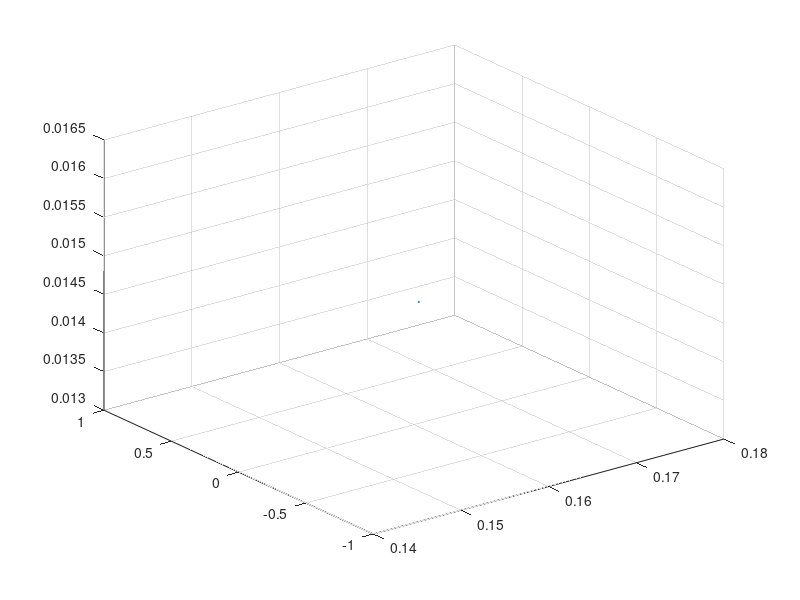

This figure's MATLAB source:
scatter3(0.000000, 0.062196, 0.086861, 1);
scatter3(-0.000000, 0.061913, 0.084409, 1);
scatter3(0.000000, 0.061954, 0.082058, 1);
scatter3(0.000000, 0.061954, 0.082058, 1);
scatter3(0.000000, 0.061959, 0.078157, 1);
scatter3(0.000000, 0.061925, 0.073543, 1);
scatter3(-0.000000, 0.062638, 0.001849, 1);
scatter3(0.000000, 0.058645, 0.083253, 1);
scatter3(0.003710, 0.059546, 0.093000, 1);
scatter3(0.000000, 0.055487, 0.081916, 1);
scatter3(0.000000, 0.055394, 0.084280, 1);
scatter3(0.000000, 0.055584, 0.077977, 1);
scatter3(-0.000000, 0.055166, 0.086778, 1);
scatter3(0.000000, 0.055622, 0.073339, 1);
scatter3(-0.000000, 0.053189, 0.083564, 1);
scatter3(0.000000, 0.053144, 0.016766, 1);
scatter3(0.000000, 0.049435, 0.015607, 1);
scatter3(0.000000, 0.046481, 0.019079, 1);
scatter3(0.000000, 0.046191, 0.011625, 1);
scatter3(0.000000, 0.046191, 0.011625, 1);
scatter3(-0.000000, 0.042633, 0.014044, 1);
scatter3(0.000000, 0.042137, 0.022982, 1);
scatter3(0.000000, 0.042137, 0.022982, 1);
scatter3(0.000000, 0.041716, 0.011119, 1);
scatter3(0.000000, 0.039778, 0.006802, 1);
scatter3(0.000000, 0.039338, 0.019886, 1);
scatter3(-0.000000, 0.037297, 0.003023, 1);
scatter3(0.000000, 0.030559, 0.057321, 1);
scatter3(-0.000000, 0.030382, 0.065103, 1);
scatter3(0.000000, 0.030625, 0.043031, 1);
scatter3(0.000000, 0.030376, 0.055555, 1);
scatter3(0.000000, 0.030376, 0.055555, 1);
scatter3(-0.000000, 0.030817, 0.031862, 1);
scatter3(-0.000000, 0.030817, 0.031862, 1);
scatter3(-0.000000, 0.030817, 0.031862, 1);
scatter3(-0.000000, 0.030817, 0.031862, 1);
scatter3(0.000000, 0.030218, 0.051255, 1);
scatter3(0.000000, 0.028758, 0.068435, 1);
scatter3(0.000000, 0.022851, 0.050295, 1);
scatter3(0.000000, 0.022722, 0.055992, 1);
scatter3(0.000000, 0.022452, 0.032348, 1);
scatter3(0.000000, 0.022452, 0.032348, 1);
scatter3(0.000000, 0.022196, 0.042830, 1);
scatter3(-0.000000, 0.021888, 0.059447, 1);
scatter3(0.000000, 0.021866, 0.060735, 1);
scatter3(0.000000, 0.021975, 0.035820, 1);
scatter3(0.000000, 0.021618, 0.049443, 1);
scatter3(0.000000, 0.021535, 0.055061, 1);
scatter3(0.000000, 0.021653, 0.033468, 1);
scatter3(0.000000, 0.021602, 0.037119, 1);
scatter3(0.000000, 0.021792, 0.003186, 1);
scatter3(-0.000000, 0.021035, 0.048258, 1);
scatter3(-0.000000, 0.021035, 0.048258, 1);
scatter3(0.000000, 0.020942, 0.053886, 1);
scatter3(0.000000, 0.020942, 0.053886, 1);
scatter3(0.000000, 0.020719, 0.044139, 1);
scatter3(0.000000, 0.020742, 0.040320, 1);
scatter3(0.000000, 0.020799, 0.031222, 1);
scatter3(0.000000, 0.020243, 0.042406, 1);
scatter3(-0.000000, 0.020186, 0.046785, 1);
scatter3(0.000000, 0.019959, 0.060365, 1);
scatter3(-0.000000, 0.019968, 0.052033, 1);
scatter3(0.000000, 0.020005, 0.043222, 1);
scatter3(0.000000, 0.019682, 0.061187, 1);
scatter3(-0.000000, 0.019562, 0.049975, 1);
scatter3(-0.000000, 0.019562, 0.049975, 1);
scatter3(0.000000, 0.019706, 0.035505, 1);
scatter3(0.000000, 0.019451, 0.055638, 1);
scatter3(0.000000, 0.019451, 0.055638, 1);
scatter3(0.000000, 0.019258, 0.037297, 1);
scatter3(0.000000, 0.018942, 0.048864, 1);
scatter3(0.000000, 0.019459, 0.001655, 1);
scatter3(0.000000, 0.018831, 0.054522, 1);
scatter3(0.000000, 0.018848, 0.042855, 1);
scatter3(0.000000, 0.018551, 0.060827, 1);
scatter3(-0.000000, 0.017701, 0.048265, 1);
scatter3(-0.000000, 0.017701, 0.048265, 1);
scatter3(0.000000, 0.017585, 0.053896, 1);
scatter3(0.000000, 0.017585, 0.053896, 1);
scatter3(0.000000, 0.015697, 0.041384, 1);
scatter3(0.000000, 0.015697, 0.041384, 1);
scatter3(0.000000, 0.012068, 0.046835, 1);
scatter3(0.000000, 0.012093, 0.034620, 1);
scatter3(0.000000, 0.012093, 0.034620, 1);
scatter3(0.000000, 0.011882, 0.058207, 1);
scatter3(-0.000000, 0.011761, 0.051742, 1);
scatter3(-0.000000, 0.011761, 0.051742, 1);
scatter3(0.000000, 0.011443, 0.031181, 1);
scatter3(-0.000000, 0.011207, 0.045675, 1);
scatter3(-0.000000, 0.011199, 0.042370, 1);
scatter3(-0.000000, 0.011199, 0.042370, 1);
scatter3(0.000000, 0.011034, 0.057043, 1);
scatter3(0.000000, 0.011045, 0.033218, 1);
scatter3(0.000000, 0.010851, 0.033304, 1);
scatter3(-0.000000, 0.010798, 0.040910, 1);
scatter3(0.000000, 0.010836, 0.026837, 1);
scatter3(0.000000, 0.010836, 0.026837, 1);
scatter3(0.000000, 0.010603, 0.064185, 1);
scatter3(0.000000, 0.010326, 0.044778, 1);
scatter3(0.000000, 0.010297, 0.049335, 1);
scatter3(-0.000000, 0.009788, 0.040136, 1);
scatter3(-0.000000, 0.009788, 0.040136, 1);
scatter3(0.000000, 0.009698, 0.053157, 1);
scatter3(0.000000, 0.009241, 0.058231, 1);
scatter3(0.000000, 0.009103, 0.031761, 1);
scatter3(-0.000000, 0.008925, 0.039332, 1);
scatter3(-0.000000, 0.008889, 0.031865, 1);
scatter3(0.000000, 0.008573, 0.037883, 1);
scatter3(0.000000, 0.008475, 0.033969, 1);
scatter3(0.000000, 0.008176, 0.057214, 1);
scatter3(0.000000, 0.007762, 0.030451, 1);
scatter3(0.000000, 0.007762, 0.030451, 1);
scatter3(0.000000, 0.007629, 0.053027, 1);
scatter3(0.000000, 0.007629, 0.053027, 1);
scatter3(0.000000, 0.007586, 0.051818, 1);
scatter3(0.000000, 0.007588, 0.047045, 1);
scatter3(0.000000, 0.007588, 0.047045, 1);
scatter3(0.000000, 0.007315, 0.058403, 1);
scatter3(0.000000, 0.007315, 0.058403, 1);
scatter3(0.000000, 0.006887, 0.061902, 1);
scatter3(0.000000, 0.006887, 0.061902, 1);
scatter3(0.021069, 0.015410, 0.093000, 1);
scatter3(0.008596, -0.000000, 0.004392, 1);
scatter3(0.013173, 0.000000, 0.005016, 1);
scatter3(0.013173, 0.000000, 0.005016, 1);
scatter3(0.079656, 0.060359, 0.093000, 1);
scatter3(0.072861, 0.053377, 0.093000, 1);
scatter3(0.080421, 0.057817, 0.093000, 1);
scatter3(0.054488, 0.032461, 0.093000, 1);
scatter3(0.072015, 0.048623, 0.093000, 1);
scatter3(0.077163, 0.053225, 0.093000, 1);
scatter3(0.082302, 0.057508, 0.093000, 1);
scatter3(0.082302, 0.057508, 0.093000, 1);
scatter3(0.074887, 0.049362, 0.093000, 1);
scatter3(0.077275, 0.050224, 0.093000, 1);
scatter3(0.086870, 0.059088, 0.093000, 1);
scatter3(0.026691, 0.000000, 0.003797, 1);
scatter3(0.081102, 0.053058, 0.093000, 1);
scatter3(0.085257, 0.056642, 0.093000, 1);
scatter3(0.081747, 0.050689, 0.093000, 1);
scatter3(0.075842, 0.044439, 0.093000, 1);
scatter3(0.080845, 0.047192, 0.093000, 1);
scatter3(0.080845, 0.047192, 0.093000, 1);
scatter3(0.086271, 0.051130, 0.093000, 1);
scatter3(0.078977, 0.043627, 0.093000, 1);
scatter3(0.066332, 0.031322, 0.093000, 1);
scatter3(0.085385, 0.048942, 0.093000, 1);
scatter3(0.085385, 0.048942, 0.093000, 1);
scatter3(0.091004, 0.051779, 0.093000, 1);
scatter3(0.091004, 0.051779, 0.093000, 1);
scatter3(0.082644, 0.043750, 0.093000, 1);
scatter3(0.087258, 0.047325, 0.093000, 1);
scatter3(0.087258, 0.047325, 0.093000, 1);
scatter3(0.085813, 0.043710, 0.093000, 1);
scatter3(0.092376, 0.049689, 0.093000, 1);
scatter3(0.090207, 0.046587, 0.093000, 1);
scatter3(0.074645, 0.032210, 0.093000, 1);
scatter3(0.074645, 0.032210, 0.093000, 1);
scatter3(0.074645, 0.032210, 0.093000, 1);
scatter3(0.097021, 0.051146, 0.093000, 1);
scatter3(0.089440, 0.043769, 0.093000, 1);
scatter3(0.088018, 0.040116, 0.093000, 1);
scatter3(0.093840, 0.044019, 0.093000, 1);
scatter3(0.077863, 0.029006, 0.093000, 1);
scatter3(0.091328, 0.040017, 0.093000, 1);
scatter3(0.094562, 0.042277, 0.093000, 1);
scatter3(0.050899, 0.000000, 0.028294, 1);
scatter3(0.093896, 0.039773, 0.093000, 1);
scatter3(0.097345, 0.042525, 0.093000, 1);
scatter3(0.098687, 0.040747, 0.093000, 1);
scatter3(0.088046, 0.029807, 0.093000, 1);
scatter3(0.060005, 0.000000, 0.024186, 1);
scatter3(0.060005, 0.000000, 0.024186, 1);
scatter3(0.092226, 0.030221, 0.093000, 1);
scatter3(0.063597, 0.000000, 0.045679, 1);
scatter3(0.063597, 0.000000, 0.045679, 1);
scatter3(0.064783, 0.000000, 0.046340, 1);
scatter3(0.066931, 0.000000, 0.035171, 1);
scatter3(0.066931, 0.000000, 0.035171, 1);
scatter3(0.065782, 0.000000, 0.069635, 1);
scatter3(0.066843, 0.000000, 0.051657, 1);
scatter3(0.066843, 0.000000, 0.051657, 1);
scatter3(0.067129, 0.000000, 0.048114, 1);
scatter3(0.067928, 0.000000, 0.035999, 1);
scatter3(0.068356, 0.000000, 0.033772, 1);
scatter3(0.068347, -0.000000, 0.037595, 1);
scatter3(0.066264, 0.000000, 0.081175, 1);
scatter3(0.066264, 0.000000, 0.081175, 1);
scatter3(0.067467, 0.000000, 0.070263, 1);
scatter3(0.067768, 0.000000, 0.066008, 1);
scatter3(0.069423, 0.000000, 0.034827, 1);
scatter3(0.070348, 0.000000, 0.032910, 1);
scatter3(0.070348, 0.000000, 0.032910, 1);
scatter3(0.069456, 0.000000, 0.064959, 1);
scatter3(0.069675, 0.000000, 0.070460, 1);
scatter3(0.069675, 0.000000, 0.070460, 1);
scatter3(0.071739, 0.000000, 0.033996, 1);
scatter3(0.071241, 0.000000, 0.051466, 1);
scatter3(0.071241, 0.000000, 0.051466, 1);
scatter3(0.071644, 0.000000, 0.045275, 1);
scatter3(0.071604, 0.000000, 0.048795, 1);
scatter3(0.072393, 0.000000, 0.035398, 1);
scatter3(0.071378, 0.000000, 0.066289, 1);
scatter3(0.071369, 0.000000, 0.075790, 1);
scatter3(0.071217, 0.000000, 0.078926, 1);
scatter3(0.073145, -0.000000, 0.046256, 1);
scatter3(0.073060, 0.000000, 0.050140, 1);
scatter3(0.074582, 0.000000, 0.023530, 1);
scatter3(0.074582, 0.000000, 0.023530, 1);
scatter3(0.073368, 0.000000, 0.046555, 1);
scatter3(0.074430, 0.000000, 0.032512, 1);
scatter3(0.073955, 0.000000, 0.044780, 1);
scatter3(0.072807, -0.000000, 0.070001, 1);
scatter3(0.075041, 0.000000, 0.034227, 1);
scatter3(0.072639, 0.000000, 0.081323, 1);
scatter3(0.073187, 0.000000, 0.079604, 1);
scatter3(0.073187, 0.000000, 0.079604, 1);
scatter3(0.074062, 0.000000, 0.066016, 1);
scatter3(0.074149, 0.000000, 0.065881, 1);
scatter3(0.073681, 0.000000, 0.074594, 1);
scatter3(0.077848, 0.000000, 0.005673, 1);
scatter3(0.075467, 0.000000, 0.049376, 1);
scatter3(0.074571, 0.000000, 0.071243, 1);
scatter3(0.074571, 0.000000, 0.071243, 1);
scatter3(0.076564, 0.000000, 0.038990, 1);
scatter3(0.073886, 0.000000, 0.086548, 1);
scatter3(0.075436, 0.000000, 0.062004, 1);
scatter3(0.074322, -0.000000, 0.086445, 1);
scatter3(0.078128, 0.000000, 0.022436, 1);
scatter3(0.075721, 0.000000, 0.075556, 1);
scatter3(0.076359, 0.000000, 0.069971, 1);
scatter3(0.077574, 0.000000, 0.051177, 1);
scatter3(0.077574, 0.000000, 0.051177, 1);
scatter3(0.075794, 0.000000, 0.082247, 1);
scatter3(0.077160, 0.000000, 0.063805, 1);
scatter3(0.077246, 0.000000, 0.067759, 1);
scatter3(0.078938, 0.000000, 0.049062, 1);
scatter3(0.077469, 0.000000, 0.074100, 1);
scatter3(0.079329, 0.000000, 0.045667, 1);
scatter3(0.079329, 0.000000, 0.045667, 1);
scatter3(0.078252, 0.000000, 0.065060, 1);
scatter3(0.078309, 0.000000, 0.071398, 1);
scatter3(0.078309, 0.000000, 0.071398, 1);
scatter3(0.077508, 0.000000, 0.085624, 1);
scatter3(0.077508, 0.000000, 0.085624, 1);
scatter3(0.078561, 0.000000, 0.068383, 1);
scatter3(0.081182, -0.000000, 0.032516, 1);
scatter3(0.079623, 0.000000, 0.066420, 1);
scatter3(0.079623, 0.000000, 0.066420, 1);
scatter3(0.079489, 0.000000, 0.068664, 1);
scatter3(0.081712, 0.000000, 0.034300, 1);
scatter3(0.078699, 0.000000, 0.083284, 1);
scatter3(0.078699, 0.000000, 0.083284, 1);
scatter3(0.079875, 0.000000, 0.072878, 1);
scatter3(0.080051, 0.000000, 0.070119, 1);
scatter3(0.079489, 0.000000, 0.085434, 1);
scatter3(0.081293, 0.000000, 0.063518, 1);
scatter3(0.083102, 0.000000, 0.037258, 1);
scatter3(0.083320, 0.000000, 0.038995, 1);
scatter3(0.128211, 0.039886, 0.093000, 1);
scatter3(0.116511, 0.030174, 0.093000, 1);
scatter3(0.116511, 0.030174, 0.093000, 1);
scatter3(0.082015, 0.000000, 0.071182, 1);
scatter3(0.082015, 0.000000, 0.071182, 1);
scatter3(0.082504, 0.000000, 0.065091, 1);
scatter3(0.081236, 0.000000, 0.085167, 1);
scatter3(0.081236, 0.000000, 0.085167, 1);
scatter3(0.082033, 0.000000, 0.073790, 1);
scatter3(0.082033, 0.000000, 0.073790, 1);
scatter3(0.082033, 0.000000, 0.073790, 1);
scatter3(0.082464, -0.000000, 0.077751, 1);
scatter3(0.082029, 0.000000, 0.088196, 1);
scatter3(0.082029, 0.000000, 0.088196, 1);
scatter3(0.083660, 0.000000, 0.065500, 1);
scatter3(0.082306, 0.000000, 0.086640, 1);
scatter3(0.082306, 0.000000, 0.086640, 1);
scatter3(0.082538, 0.000000, 0.083476, 1);
scatter3(0.084899, 0.000000, 0.051418, 1);
scatter3(0.084899, 0.000000, 0.051418, 1);
scatter3(0.083907, 0.000000, 0.066732, 1);
scatter3(0.082854, 0.000000, 0.084457, 1);
scatter3(0.083261, 0.000000, 0.080517, 1);
scatter3(0.084026, 0.000000, 0.070167, 1);
scatter3(0.083502, 0.000000, 0.078657, 1);
scatter3(0.084255, 0.000000, 0.076874, 1);
scatter3(0.084255, 0.000000, 0.076874, 1);
scatter3(0.084372, 0.000000, 0.076211, 1);
scatter3(0.084372, 0.000000, 0.076211, 1);
scatter3(0.085254, 0.000000, 0.064850, 1);
scatter3(0.086558, 0.000000, 0.046001, 1);
scatter3(0.084236, 0.000000, 0.088091, 1);
scatter3(0.085806, 0.000000, 0.065700, 1);
scatter3(0.084993, 0.000000, 0.083730, 1);
scatter3(0.084993, 0.000000, 0.083730, 1);
scatter3(0.086054, 0.000000, 0.068184, 1);
scatter3(0.085074, 0.000000, 0.085469, 1);
scatter3(0.088481, 0.000000, 0.035214, 1);
scatter3(0.088481, 0.000000, 0.035214, 1);
scatter3(0.086413, -0.000000, 0.066950, 1);
scatter3(0.085977, -0.000000, 0.074147, 1);
scatter3(0.085941, 0.000000, 0.077918, 1);
scatter3(0.086295, 0.000000, 0.072778, 1);
scatter3(0.086548, 0.000000, 0.069055, 1);
scatter3(0.086548, 0.000000, 0.069055, 1);
scatter3(0.126510, 0.033927, 0.093000, 1);
scatter3(0.087006, 0.000000, 0.071426, 1);
scatter3(0.087006, 0.000000, 0.071426, 1);
scatter3(0.086058, 0.000000, 0.086596, 1);
scatter3(0.089480, 0.000000, 0.036044, 1);
scatter3(0.086644, 0.000000, 0.080603, 1);
scatter3(0.086644, 0.000000, 0.080603, 1);
scatter3(0.087534, -0.000000, 0.067499, 1);
scatter3(0.089857, 0.000000, 0.033829, 1);
scatter3(0.086511, 0.000000, 0.083310, 1);
scatter3(0.086511, 0.000000, 0.083310, 1);
scatter3(0.087141, 0.000000, 0.076296, 1);
scatter3(0.089911, 0.000000, 0.037656, 1);
scatter3(0.087986, 0.000000, 0.069475, 1);
scatter3(0.090980, 0.000000, 0.034867, 1);
scatter3(0.089098, 0.000000, 0.063862, 1);
scatter3(0.087772, 0.000000, 0.084928, 1);
scatter3(0.091919, 0.000000, 0.032900, 1);
scatter3(0.091919, 0.000000, 0.032900, 1);
scatter3(0.089926, 0.000000, 0.065131, 1);
scatter3(0.091334, 0.000000, 0.045695, 1);
scatter3(0.091334, 0.000000, 0.045695, 1);
scatter3(0.089597, -0.000000, 0.074352, 1);
scatter3(0.089559, -0.000000, 0.076194, 1);
scatter3(0.089559, -0.000000, 0.076194, 1);
scatter3(0.089559, -0.000000, 0.076194, 1);
scatter3(0.089622, 0.000000, 0.086657, 1);
scatter3(0.090118, 0.000000, 0.079600, 1);
scatter3(0.092663, 0.000000, 0.046864, 1);
scatter3(0.090643, 0.000000, 0.075567, 1);
scatter3(0.090117, 0.000000, 0.083672, 1);
scatter3(0.093514, 0.000000, 0.036077, 1);
scatter3(0.092036, 0.000000, 0.068708, 1);
scatter3(0.092543, 0.000000, 0.062061, 1);
scatter3(0.092543, 0.000000, 0.062061, 1);
scatter3(0.092113, 0.000000, 0.072621, 1);
scatter3(0.093978, 0.000000, 0.050364, 1);
scatter3(0.092002, 0.000000, 0.077970, 1);
scatter3(0.091897, 0.000000, 0.080197, 1);
scatter3(0.091897, 0.000000, 0.080197, 1);
scatter3(0.092591, 0.000000, 0.074388, 1);
scatter3(0.092591, 0.000000, 0.074388, 1);
scatter3(0.092958, 0.000000, 0.069703, 1);
scatter3(0.092958, 0.000000, 0.069703, 1);
scatter3(0.093821, 0.000000, 0.067920, 1);
scatter3(0.095387, 0.000000, 0.051011, 1);
scatter3(0.096674, 0.000000, 0.037072, 1);
scatter3(0.096674, 0.000000, 0.037072, 1);
scatter3(0.094998, 0.000000, 0.068637, 1);
scatter3(0.095405, 0.000000, 0.065052, 1);
scatter3(0.095406, 0.000000, 0.067198, 1);
scatter3(0.095406, 0.000000, 0.067198, 1);
scatter3(0.095750, 0.000000, 0.070415, 1);
scatter3(0.098570, 0.000000, 0.033783, 1);
scatter3(0.098045, 0.000000, 0.050416, 1);
scatter3(0.100172, 0.000000, 0.025982, 1);
scatter3(0.100172, 0.000000, 0.025982, 1);
scatter3(0.097600, 0.000000, 0.063533, 1);
scatter3(0.097870, 0.000000, 0.068703, 1);
scatter3(0.097870, 0.000000, 0.068703, 1);
scatter3(0.098523, 0.000000, 0.065215, 1);
scatter3(0.098776, 0.000000, 0.072682, 1);
scatter3(0.100831, 0.000000, 0.050007, 1);
scatter3(0.102062, 0.000000, 0.036917, 1);
scatter3(0.102062, 0.000000, 0.036917, 1);
scatter3(0.101450, 0.000000, 0.047578, 1);
scatter3(0.102640, 0.000000, 0.033022, 1);
scatter3(0.102640, 0.000000, 0.033022, 1);
scatter3(0.100816, 0.000000, 0.061984, 1);
scatter3(0.100816, 0.000000, 0.061984, 1);
scatter3(0.131911, 0.026485, 0.093000, 1);
scatter3(0.146034, 0.036969, 0.093000, 1);
scatter3(0.103161, 0.000000, 0.049591, 1);
scatter3(0.103936, 0.000000, 0.046838, 1);
scatter3(0.106554, 0.000000, 0.046994, 1);
scatter3(0.138655, 0.027819, 0.093000, 1);
scatter3(0.131566, 0.021125, 0.093000, 1);
scatter3(0.131566, 0.021125, 0.093000, 1);
scatter3(0.109310, 0.000000, 0.047469, 1);
scatter3(0.115311, 0.000000, 0.055270, 1);
scatter3(0.118116, 0.000000, 0.028497, 1);
scatter3(0.118116, 0.000000, 0.028497, 1);
scatter3(0.136263, 0.017521, 0.093000, 1);
scatter3(0.131757, 0.011023, 0.093000, 1);
scatter3(0.121659, 0.000000, 0.068490, 1);
scatter3(0.121659, 0.000000, 0.068490, 1);
scatter3(0.121731, -0.000000, 0.068496, 1);
scatter3(0.127298, 0.000000, 0.015585, 1);
scatter3(0.123999, 0.000000, 0.059774, 1);
scatter3(0.123999, 0.000000, 0.059774, 1);
scatter3(0.123175, 0.000000, 0.070318, 1);
scatter3(0.124256, 0.000000, 0.062502, 1);
scatter3(0.126804, 0.000000, 0.036053, 1);
scatter3(0.128310, 0.000000, 0.023453, 1);
scatter3(0.124242, 0.000000, 0.068342, 1);
scatter3(0.130629, 0.000000, 0.015034, 1);
scatter3(0.130439, 0.000000, 0.028768, 1);
scatter3(0.125963, 0.000000, 0.075299, 1);
scatter3(0.132487, 0.000000, 0.010255, 1);
scatter3(0.132487, 0.000000, 0.010255, 1);
scatter3(0.126870, 0.000000, 0.072131, 1);
scatter3(0.132164, 0.000000, 0.019675, 1);
scatter3(0.132164, 0.000000, 0.019675, 1);
scatter3(0.132021, 0.000000, 0.023516, 1);
scatter3(0.129359, 0.000000, 0.068938, 1);
scatter3(0.129127, 0.000000, 0.074466, 1);
scatter3(0.129127, 0.000000, 0.074466, 1);
scatter3(0.134992, 0.000000, 0.020858, 1);
scatter3(0.130965, 0.000000, 0.071838, 1);
scatter3(0.136525, 0.000000, 0.017036, 1);
scatter3(0.137835, 0.000000, 0.016220, 1);
scatter3(0.133404, 0.000000, 0.068897, 1);
scatter3(0.144871, 0.000000, 0.033551, 1);
scatter3(0.144871, 0.000000, 0.033551, 1);
scatter3(0.160540, 0.000000, 0.014572, 1);
hold all
